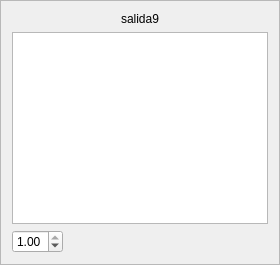
                     <widget class="QFrame" name="outframe9">
                      <property name="sizePolicy">
                       <sizepolicy hsizetype="Preferred" vsizetype="Preferred">
                        <horstretch>0</horstretch>
                        <verstretch>0</verstretch>
                       </sizepolicy>
                      </property>
                      <property name="frameShape">
                       <enum>QFrame::StyledPanel</enum>
                      </property>
                      <property name="frameShadow">
                       <enum>QFrame::Raised</enum>
                      </property>
                      <layout class="QGridLayout" name="gridLayout_38">
                       <item row="0" column="0">
                        <layout class="QVBoxLayout" name="verticalLayout_29">
                         <item>
                          <widget class="QLabel" name="outlabel9">
                           <property name="sizePolicy">
                            <sizepolicy hsizetype="Expanding" vsizetype="Preferred">
                             <horstretch>0</horstretch>
                             <verstretch>0</verstretch>
                            </sizepolicy>
                           </property>
                           <property name="text">
                            <string>salida9</string>
                           </property>
                           <property name="alignment">
                            <set>Qt::AlignCenter</set>
                           </property>
                          </widget>
                         </item>
                         <item>
                          <widget class="QListWidget" name="outlist9">
                           <property name="sizePolicy">
                            <sizepolicy hsizetype="Preferred" vsizetype="Expanding">
                             <horstretch>0</horstretch>
                             <verstretch>0</verstretch>
                            </sizepolicy>
                           </property>
                          </widget>
                         </item>
                         <item>
                          <widget class="QDoubleSpinBox" name="outweight9">
                           <property name="sizePolicy">
                            <sizepolicy hsizetype="Fixed" vsizetype="Fixed">
                             <horstretch>0</horstretch>
                             <verstretch>0</verstretch>
                            </sizepolicy>
                           </property>
                           <property name="accelerated">
                            <bool>true</bool>
                           </property>
                           <property name="maximum">
                            <double>1.000000000000000</double>
                           </property>
                           <property name="singleStep">
                            <double>0.010000000000000</double>
                           </property>
                           <property name="value">
                            <double>1.000000000000000</double>
                           </property>
                          </widget>
                         </item>
                        </layout>
                       </item>
                      </layout>
                     </widget>
